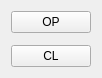
  <widget class="QWidget" name="layoutWidget_2">
   <property name="geometry">
    <rect>
     <x>570</x>
     <y>390</y>
     <width>82</width>
     <height>78</height>
    </rect>
   </property>
   <layout class="QVBoxLayout" name="verticalLayout_4">
    <item>
     <widget class="PyDMPushButton" name="PyDMPushButton_33">
      <property name="toolTip">
       <string/>
      </property>
      <property name="text">
       <string>OP</string>
      </property>
      <property name="channel" stdset="0">
       <string>ca://APX:V7_OPEN_REQ</string>
      </property>
      <property name="pressValue" stdset="0">
       <string>1</string>
      </property>
     </widget>
    </item>
    <item>
     <widget class="PyDMByteIndicator" name="PyDMByteIndicator_31">
      <property name="toolTip">
       <string/>
      </property>
      <property name="channel" stdset="0">
       <string>ca://APX:V7_SCL</string>
      </property>
      <property name="onColor" stdset="0">
       <color>
        <red>255</red>
        <green>0</green>
        <blue>0</blue>
       </color>
      </property>
      <property name="labels" stdset="0">
       <stringlist/>
      </property>
     </widget>
    </item>
    <item>
     <widget class="PyDMPushButton" name="PyDMPushButton_34">
      <property name="toolTip">
       <string/>
      </property>
      <property name="text">
       <string>CL</string>
      </property>
      <property name="channel" stdset="0">
       <string>ca://APX:V7_OPEN_REQ</string>
      </property>
      <property name="pressValue" stdset="0">
       <string>0</string>
      </property>
     </widget>
    </item>
   </layout>
  </widget>
